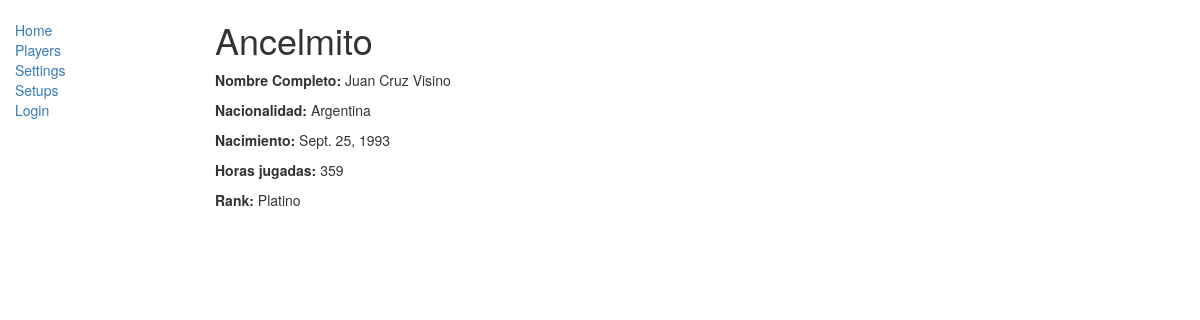
The page /players/player/a5a8ccbf-e78e-4648-af9f-3eceeb2956ff/ on the database its author committed.
### players/models.py (models this page shows, shortened)
class Person(models.Model):
    id= models.UUIDField(primary_key=True, default=uuid.uuid4, help_text='Unique ID for this person')
    fullname= models.CharField(max_length=30, help_text="Enter a player fullname")
    birthday= models.DateField  (null=True, blank=True)
    country= models.ForeignKey('Country', on_delete=models.SET_NULL, null=True)

class Player(Person):
    nick = models.CharField(max_length=25, help_text="Enter a player nick")
    played_hours = models.IntegerField()
    rank = models.ForeignKey('Rank', on_delete=models.SET_NULL, blank= True, null=True)
    agents = models.ManyToManyField('Agent',help_text="Enter a agents", blank=True)
    sensivility = models.FloatField(help_text="Enter a sens number",blank= True,null=True)
    dpi = models.IntegerField(help_text="Enter a dpi number",blank= True, null=True)
    monitor = models.CharField(max_length=50, help_text="Enter a monitor name",blank= True, null=True)
    mouse = models.CharField(max_length=50, help_text="Enter a mouse name",blank= True, null=True)
    mousepad = models.CharField(max_length=50, help_text="Enter a mousepad name",blank= True, null=True)
    keyboard = models.CharField(max_length=50, help_text="Enter a keyboard name",blank= True, null=True)
    headset = models.CharField(max_length=50, help_text="Enter a headset name",blank= True, null=True)

class Person(models.Model):
    id= models.UUIDField(primary_key=True, default=uuid.uuid4, help_text='Unique ID for this person')
    fullname= models.CharField(max_length=30, help_text="Enter a player fullname")
    birthday= models.DateField  (null=True, blank=True)
    country= models.ForeignKey('Country', on_delete=models.SET_NULL, null=True)

class Country(models.Model):
    id= models.UUIDField(primary_key=True, default=uuid.uuid4, help_text='Unique ID for this country')
    name = models.CharField(max_length=200,help_text="Enter a country name")
    def __str__(self):
        return self.name

class Rank(models.Model):
    id = models.UUIDField(primary_key=True, default=uuid.uuid4, help_text='Unique ID for this rank')
    name = models.CharField(max_length=20, help_text="Enter a rank name")
    def __str__(self):
        return self.name

### players/views.py (the view)
# urls.py: url(r'^player/(?P<pk>[0-9A-Za-z-]+)/$', views.PlayerDetailView.as_view(), name='player-detail'),
class PlayerDetailView(generic.DetailView):
    model = Player

### players/templates/players/player_detail.html (shortened to what this page needs)
{% extends "base_generic.html" %}
{% block content %}
<h1>{{ player.nick }}</h1>
<p><strong> Nombre Completo:  </strong> {{player.fullname }}</p>
<p><strong> Nacionalidad:  </strong>{{ player.country }}</p>
<p><strong> Nacimiento:  </strong>{{ player.birthday }}</p>
<p><strong> Horas jugadas:  </strong>{{ player.played_hours }}</p>
<p><strong> Rank:  </strong>{{ player.rank }}</p>
{% endblock %}

### rows shown on the page
Player: nick "Ancelmito", played_hours "359", rank "Platino"
Person: fullname "Juan Cruz Visino", country "Argentina", birthday "Sept. 25, 1993"
